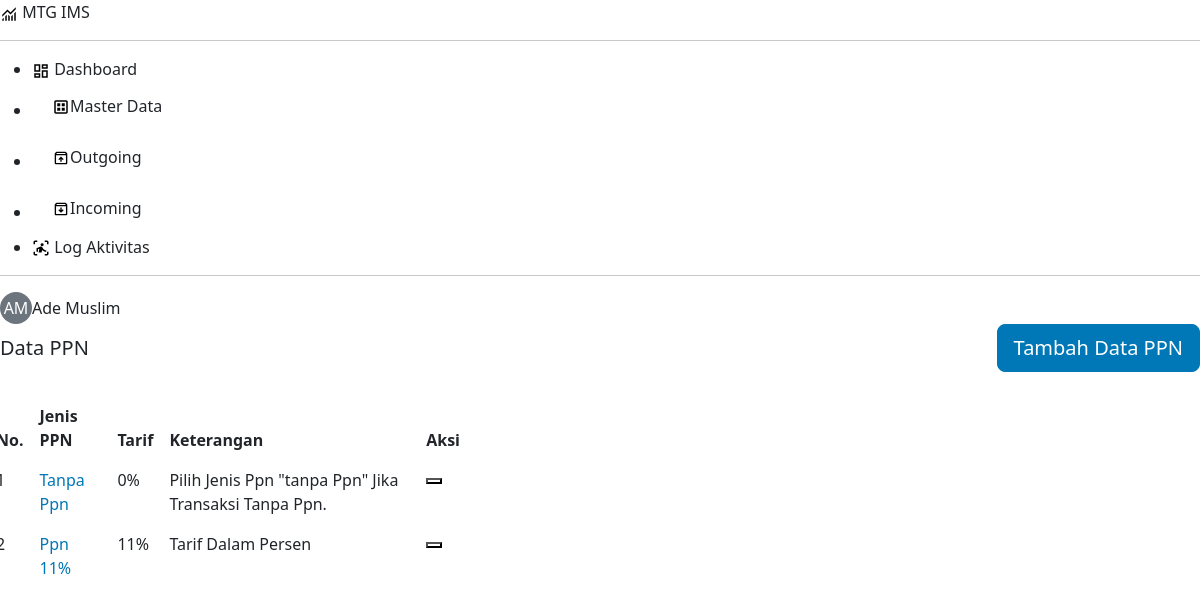
Screenshot of /pages/master-data/ppn/index.php (signed in) with the database file from the repository.
### tables this page shows
CREATE TABLE `ppn` (
  `id_ppn` varchar(36) NOT NULL,
  `jenis_ppn` varchar(100) NOT NULL,
  `tarif` int NOT NULL,
  `keterangan` text,
  `status_hapus` tinyint(1) NOT NULL DEFAULT '0'
);

### includes/function.php (called while the page is built, shortened)
<?php
require_once 'config.php';
function selectData($table, $conditions = "", $order_by = "", $limit = "", $bind_params = array()) {
    global $conn;
    $sql = "SELECT * FROM $table";
    if (!empty($conditions)) {
        $sql .= " WHERE $conditions";
    }
    $stmt = mysqli_prepare($conn, $sql);
    mysqli_stmt_execute($stmt);
    $result = mysqli_stmt_get_result($stmt);
    $rows = mysqli_fetch_all($result, MYSQLI_ASSOC);
    return $rows;
}

### pages/master-data/ppn/index.php (the view, shortened to what this page needs)
<?php
require '../../../includes/header.php';
$data_ppn = selectData('ppn', 'status_hapus = 0');
?>
<div class="d-flex justify-content-between align-items-center mb-4">
  <h1 class="fs-5 m-0">Data PPN</h1>
  <button type="button" class="btn btn-primary btn-lg btn-icon btn-add" data-bs-toggle="modal"
    data-bs-target="#addModal">
    Tambah Data PPN
  </button>
</div>
<div class="row" style="width: 480px;">
  <table id="example" class="table table-hover" style="width:100%">
    <thead>
      <tr>
        <th>No.</th>
        <th>Jenis PPN</th>
        <th>Tarif</th>
        <th>Keterangan</th>
        <th>Aksi</th>
      </tr>
    </thead>
    <tbody>
      <?php if (empty($data_ppn)) : ?>
      <tr>
        <td colspan="9">Tidak ada data</td>
      </tr>
      <?php else : ?>
      <?php $no = 1; ?>
      <?php foreach ($data_ppn as $ppn) : ?>
      <tr>
        <td class="text-start"><?= $no; ?></td>
        <td class="text-primary"><?= ucwords($ppn['jenis_ppn']); ?></td>
        <td><?= $ppn['tarif'] . "%"; ?></td>
        <td><?= ucwords($ppn['keterangan']) ?></td>
        <td>
          <div class="btn-group">
            <button type="button" class="btn-act btn-edit bg-transparent" data-bs-toggle="modal"
              data-bs-target="#editModal<?= $ppn['id_ppn']; ?>" title="Ubah Data"></button>
          </div>
        </td>
      </tr>
              <?php include 'edit.php'; ?>
      <?php $no++; ?>
      <?php endforeach; ?>
      <?php endif; ?>
    </tbody>
  </table>
</div>
<?php
require '../../../includes/footer.php';
?>

### rows the page displays
ppn: jenis_ppn "Tanpa Ppn", tarif "0", keterangan "Pilih Jenis Ppn \"tanpa Ppn\" Jika Transaksi Tanpa Ppn."
ppn: jenis_ppn "Ppn 11%", tarif "11", keterangan "Tarif Dalam Persen"

### other values shown
$inisial "AM"
$nama_lengkap "Ade Muslim"
